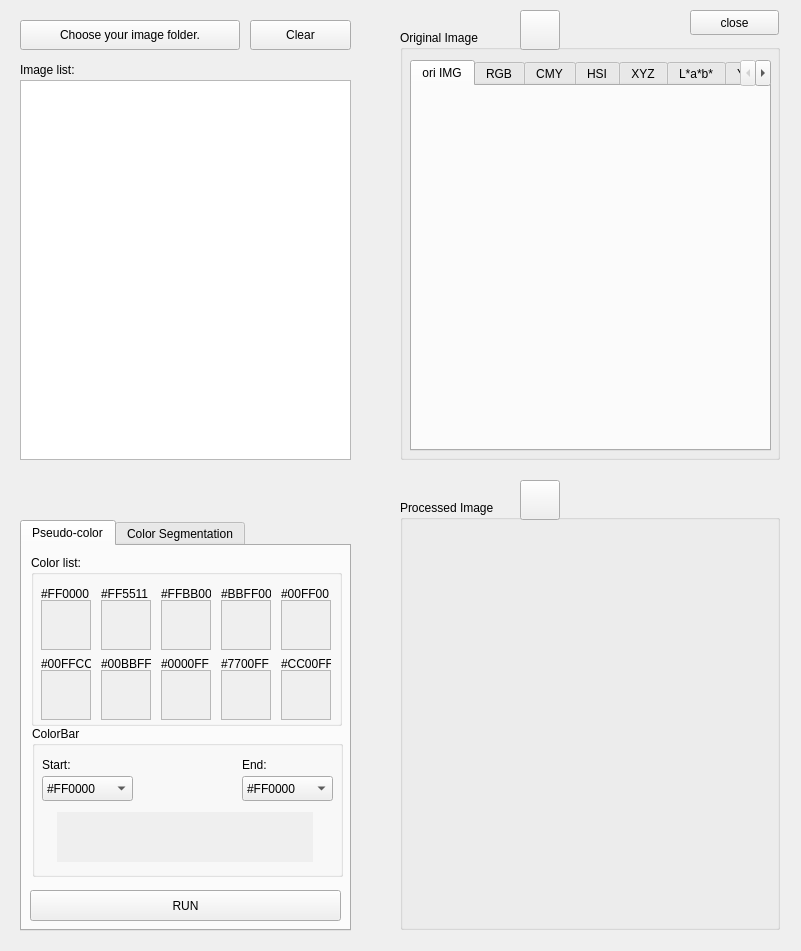
<?xml version="1.0" encoding="UTF-8"?>
<ui version="4.0">
 <class>Widget</class>
 <widget class="QWidget" name="Widget">
  <property name="geometry">
   <rect>
    <x>0</x>
    <y>0</y>
    <width>801</width>
    <height>951</height>
   </rect>
  </property>
  <property name="windowTitle">
   <string>Widget</string>
  </property>
  <widget class="QPushButton" name="pushButton_2">
   <property name="geometry">
    <rect>
     <x>690</x>
     <y>10</y>
     <width>89</width>
     <height>25</height>
    </rect>
   </property>
   <property name="text">
    <string>close</string>
   </property>
  </widget>
  <widget class="QPushButton" name="pushButton_Clear">
   <property name="geometry">
    <rect>
     <x>250</x>
     <y>20</y>
     <width>101</width>
     <height>30</height>
    </rect>
   </property>
   <property name="text">
    <string>Clear</string>
   </property>
  </widget>
  <widget class="QListWidget" name="listWidget_ImageList">
   <property name="geometry">
    <rect>
     <x>20</x>
     <y>80</y>
     <width>331</width>
     <height>380</height>
    </rect>
   </property>
  </widget>
  <widget class="QPushButton" name="pushButton_ChooseFolder">
   <property name="geometry">
    <rect>
     <x>20</x>
     <y>20</y>
     <width>220</width>
     <height>30</height>
    </rect>
   </property>
   <property name="text">
    <string>Choose your image folder.</string>
   </property>
  </widget>
  <widget class="QLabel" name="label_ImageList">
   <property name="geometry">
    <rect>
     <x>20</x>
     <y>60</y>
     <width>220</width>
     <height>20</height>
    </rect>
   </property>
   <property name="text">
    <string>Image list:</string>
   </property>
  </widget>
  <widget class="QGroupBox" name="groupBox_OriImg">
   <property name="geometry">
    <rect>
     <x>400</x>
     <y>30</y>
     <width>380</width>
     <height>430</height>
    </rect>
   </property>
   <property name="title">
    <string>Original Image</string>
   </property>
   <widget class="QTabWidget" name="tabWidget_2">
    <property name="geometry">
     <rect>
      <x>10</x>
      <y>30</y>
      <width>361</width>
      <height>391</height>
     </rect>
    </property>
    <property name="currentIndex">
     <number>0</number>
    </property>
    <widget class="QWidget" name="tab_OriImg">
     <attribute name="title">
      <string>ori IMG</string>
     </attribute>
     <widget class="QLabel" name="label_OriImg">
      <property name="geometry">
       <rect>
        <x>3</x>
        <y>5</y>
        <width>350</width>
        <height>350</height>
       </rect>
      </property>
      <property name="text">
       <string/>
      </property>
     </widget>
    </widget>
    <widget class="QWidget" name="tab_RGB">
     <attribute name="title">
      <string>RGB</string>
     </attribute>
     <widget class="QTabWidget" name="tabWidget_RGB">
      <property name="geometry">
       <rect>
        <x>10</x>
        <y>10</y>
        <width>340</width>
        <height>340</height>
       </rect>
      </property>
      <property name="currentIndex">
       <number>0</number>
      </property>
      <widget class="QWidget" name="tab_RGB_R">
       <attribute name="title">
        <string>R</string>
       </attribute>
       <widget class="QLabel" name="label_RGB_R">
        <property name="geometry">
         <rect>
          <x>15</x>
          <y>5</y>
          <width>300</width>
          <height>300</height>
         </rect>
        </property>
        <property name="text">
         <string/>
        </property>
       </widget>
      </widget>
      <widget class="QWidget" name="tab_RGB_G">
       <attribute name="title">
        <string>G</string>
       </attribute>
       <widget class="QLabel" name="label_RGB_G">
        <property name="geometry">
         <rect>
          <x>15</x>
          <y>5</y>
          <width>300</width>
          <height>300</height>
         </rect>
        </property>
        <property name="text">
         <string/>
        </property>
       </widget>
      </widget>
      <widget class="QWidget" name="tab_RGB_B">
       <attribute name="title">
        <string>B</string>
       </attribute>
       <widget class="QLabel" name="label_RGB_B">
        <property name="geometry">
         <rect>
          <x>15</x>
          <y>5</y>
          <width>300</width>
          <height>300</height>
         </rect>
        </property>
        <property name="text">
         <string/>
        </property>
       </widget>
      </widget>
     </widget>
    </widget>
    <widget class="QWidget" name="tab_CMY">
     <attribute name="title">
      <string>CMY</string>
     </attribute>
     <widget class="QTabWidget" name="tabWidget_CMY">
      <property name="geometry">
       <rect>
        <x>10</x>
        <y>10</y>
        <width>340</width>
        <height>340</height>
       </rect>
      </property>
      <property name="currentIndex">
       <number>0</number>
      </property>
      <widget class="QWidget" name="tab_CMY_C">
       <attribute name="title">
        <string>C</string>
       </attribute>
       <widget class="QLabel" name="label_CMY_C">
        <property name="geometry">
         <rect>
          <x>15</x>
          <y>5</y>
          <width>300</width>
          <height>300</height>
         </rect>
        </property>
        <property name="text">
         <string/>
        </property>
       </widget>
      </widget>
      <widget class="QWidget" name="tab_CMY_M">
       <attribute name="title">
        <string>M</string>
       </attribute>
       <widget class="QLabel" name="label_CMY_M">
        <property name="geometry">
         <rect>
          <x>15</x>
          <y>5</y>
          <width>300</width>
          <height>300</height>
         </rect>
        </property>
        <property name="text">
         <string/>
        </property>
       </widget>
      </widget>
      <widget class="QWidget" name="tab_CMY_Y">
       <attribute name="title">
        <string>Y</string>
       </attribute>
       <widget class="QLabel" name="label_CMY_Y">
        <property name="geometry">
         <rect>
          <x>15</x>
          <y>5</y>
          <width>300</width>
          <height>300</height>
         </rect>
        </property>
        <property name="text">
         <string/>
        </property>
       </widget>
      </widget>
     </widget>
    </widget>
    <widget class="QWidget" name="tab_HSI">
     <attribute name="title">
      <string>HSI</string>
     </attribute>
     <widget class="QTabWidget" name="tabWidget_HSI">
      <property name="geometry">
       <rect>
        <x>10</x>
        <y>10</y>
        <width>340</width>
        <height>340</height>
       </rect>
      </property>
      <property name="currentIndex">
       <number>0</number>
      </property>
      <widget class="QWidget" name="tab_HSI_H">
       <attribute name="title">
        <string>H</string>
       </attribute>
       <widget class="QLabel" name="label_HSI_H">
        <property name="geometry">
         <rect>
          <x>15</x>
          <y>5</y>
          <width>300</width>
          <height>300</height>
         </rect>
        </property>
        <property name="text">
         <string/>
        </property>
       </widget>
      </widget>
      <widget class="QWidget" name="tab_HSI_S">
       <attribute name="title">
        <string>S</string>
       </attribute>
       <widget class="QLabel" name="label_HSI_S">
        <property name="geometry">
         <rect>
          <x>15</x>
          <y>5</y>
          <width>300</width>
          <height>300</height>
         </rect>
        </property>
        <property name="text">
         <string/>
        </property>
       </widget>
      </widget>
      <widget class="QWidget" name="tab_HSI_I">
       <attribute name="title">
        <string>I</string>
       </attribute>
       <widget class="QLabel" name="label_HSI_I">
        <property name="geometry">
         <rect>
          <x>15</x>
          <y>5</y>
          <width>300</width>
          <height>300</height>
         </rect>
        </property>
        <property name="text">
         <string/>
        </property>
       </widget>
      </widget>
     </widget>
    </widget>
    <widget class="QWidget" name="tab_XYZ">
     <attribute name="title">
      <string>XYZ</string>
     </attribute>
     <widget class="QTabWidget" name="tabWidget_XYZ">
      <property name="geometry">
       <rect>
        <x>10</x>
        <y>10</y>
        <width>340</width>
        <height>340</height>
       </rect>
      </property>
      <property name="currentIndex">
       <number>0</number>
      </property>
      <widget class="QWidget" name="tab_XYZ_x">
       <attribute name="title">
        <string>x</string>
       </attribute>
       <widget class="QLabel" name="label_XYZ_x">
        <property name="geometry">
         <rect>
          <x>15</x>
          <y>5</y>
          <width>300</width>
          <height>300</height>
         </rect>
        </property>
        <property name="text">
         <string/>
        </property>
       </widget>
      </widget>
      <widget class="QWidget" name="tab_XYZ_y">
       <attribute name="title">
        <string>y</string>
       </attribute>
       <widget class="QLabel" name="label_XYZ_y">
        <property name="geometry">
         <rect>
          <x>15</x>
          <y>5</y>
          <width>300</width>
          <height>300</height>
         </rect>
        </property>
        <property name="text">
         <string/>
        </property>
       </widget>
      </widget>
      <widget class="QWidget" name="tab_XYZ_z">
       <attribute name="title">
        <string>z</string>
       </attribute>
       <widget class="QLabel" name="label_XYZ_z">
        <property name="geometry">
         <rect>
          <x>15</x>
          <y>5</y>
          <width>300</width>
          <height>300</height>
         </rect>
        </property>
        <property name="text">
         <string/>
        </property>
       </widget>
      </widget>
     </widget>
    </widget>
    <widget class="QWidget" name="tab_Lab">
     <attribute name="title">
      <string>L*a*b*</string>
     </attribute>
     <widget class="QTabWidget" name="tabWidget_Lab">
      <property name="geometry">
       <rect>
        <x>10</x>
        <y>10</y>
        <width>340</width>
        <height>340</height>
       </rect>
      </property>
      <property name="currentIndex">
       <number>0</number>
      </property>
      <widget class="QWidget" name="tab_Lab_L">
       <attribute name="title">
        <string>L*</string>
       </attribute>
       <widget class="QLabel" name="label_Lab_L">
        <property name="geometry">
         <rect>
          <x>15</x>
          <y>5</y>
          <width>300</width>
          <height>300</height>
         </rect>
        </property>
        <property name="text">
         <string/>
        </property>
       </widget>
      </widget>
      <widget class="QWidget" name="tab_Lab_A">
       <attribute name="title">
        <string>a*</string>
       </attribute>
       <widget class="QLabel" name="label_Lab_A">
        <property name="geometry">
         <rect>
          <x>15</x>
          <y>5</y>
          <width>300</width>
          <height>300</height>
         </rect>
        </property>
        <property name="text">
         <string/>
        </property>
       </widget>
      </widget>
      <widget class="QWidget" name="tab_Lab_B">
       <attribute name="title">
        <string>b*</string>
       </attribute>
       <widget class="QLabel" name="label_Lab_B">
        <property name="geometry">
         <rect>
          <x>15</x>
          <y>5</y>
          <width>300</width>
          <height>300</height>
         </rect>
        </property>
        <property name="text">
         <string/>
        </property>
       </widget>
      </widget>
     </widget>
    </widget>
    <widget class="QWidget" name="tab_YUV">
     <attribute name="title">
      <string>YUV</string>
     </attribute>
     <widget class="QTabWidget" name="tabWidget_YUV">
      <property name="geometry">
       <rect>
        <x>10</x>
        <y>10</y>
        <width>340</width>
        <height>340</height>
       </rect>
      </property>
      <property name="currentIndex">
       <number>0</number>
      </property>
      <widget class="QWidget" name="tab_YUV_Y">
       <attribute name="title">
        <string>Y</string>
       </attribute>
       <widget class="QLabel" name="label_YUV_Y">
        <property name="geometry">
         <rect>
          <x>15</x>
          <y>5</y>
          <width>300</width>
          <height>300</height>
         </rect>
        </property>
        <property name="text">
         <string/>
        </property>
       </widget>
      </widget>
      <widget class="QWidget" name="tab_YUV_U">
       <attribute name="title">
        <string>U</string>
       </attribute>
       <widget class="QLabel" name="label_YUV_U">
        <property name="geometry">
         <rect>
          <x>15</x>
          <y>5</y>
          <width>300</width>
          <height>300</height>
         </rect>
        </property>
        <property name="text">
         <string/>
        </property>
       </widget>
      </widget>
      <widget class="QWidget" name="tab_YUV_V">
       <attribute name="title">
        <string>V</string>
       </attribute>
       <widget class="QLabel" name="label_YUV_V">
        <property name="geometry">
         <rect>
          <x>15</x>
          <y>5</y>
          <width>300</width>
          <height>300</height>
         </rect>
        </property>
        <property name="text">
         <string/>
        </property>
       </widget>
      </widget>
     </widget>
    </widget>
   </widget>
  </widget>
  <widget class="QGroupBox" name="groupBox_ProImg">
   <property name="geometry">
    <rect>
     <x>400</x>
     <y>500</y>
     <width>380</width>
     <height>430</height>
    </rect>
   </property>
   <property name="title">
    <string>Processed Image</string>
   </property>
   <widget class="QLabel" name="label_ProImg">
    <property name="geometry">
     <rect>
      <x>30</x>
      <y>80</y>
      <width>320</width>
      <height>320</height>
     </rect>
    </property>
    <property name="text">
     <string/>
    </property>
   </widget>
  </widget>
  <widget class="QTabWidget" name="tabWidget_func">
   <property name="geometry">
    <rect>
     <x>20</x>
     <y>520</y>
     <width>331</width>
     <height>411</height>
    </rect>
   </property>
   <property name="currentIndex">
    <number>0</number>
   </property>
   <widget class="QWidget" name="tab">
    <attribute name="title">
     <string>Pseudo-color</string>
    </attribute>
    <widget class="QGroupBox" name="groupBox">
     <property name="geometry">
      <rect>
       <x>9</x>
       <y>9</y>
       <width>311</width>
       <height>171</height>
      </rect>
     </property>
     <property name="title">
      <string>Color list:</string>
     </property>
     <widget class="QLabel" name="label_c1">
      <property name="geometry">
       <rect>
        <x>10</x>
        <y>45</y>
        <width>50</width>
        <height>50</height>
       </rect>
      </property>
      <property name="autoFillBackground">
       <bool>true</bool>
      </property>
      <property name="frameShape">
       <enum>QFrame::StyledPanel</enum>
      </property>
      <property name="text">
       <string/>
      </property>
     </widget>
     <widget class="QLabel" name="label_c2">
      <property name="geometry">
       <rect>
        <x>70</x>
        <y>45</y>
        <width>50</width>
        <height>50</height>
       </rect>
      </property>
      <property name="autoFillBackground">
       <bool>true</bool>
      </property>
      <property name="frameShape">
       <enum>QFrame::StyledPanel</enum>
      </property>
      <property name="text">
       <string/>
      </property>
     </widget>
     <widget class="QLabel" name="label_c4">
      <property name="geometry">
       <rect>
        <x>190</x>
        <y>45</y>
        <width>50</width>
        <height>50</height>
       </rect>
      </property>
      <property name="autoFillBackground">
       <bool>true</bool>
      </property>
      <property name="frameShape">
       <enum>QFrame::StyledPanel</enum>
      </property>
      <property name="text">
       <string/>
      </property>
     </widget>
     <widget class="QLabel" name="label_c3">
      <property name="geometry">
       <rect>
        <x>130</x>
        <y>45</y>
        <width>50</width>
        <height>50</height>
       </rect>
      </property>
      <property name="autoFillBackground">
       <bool>true</bool>
      </property>
      <property name="frameShape">
       <enum>QFrame::StyledPanel</enum>
      </property>
      <property name="text">
       <string/>
      </property>
     </widget>
     <widget class="QLabel" name="label_c5">
      <property name="geometry">
       <rect>
        <x>250</x>
        <y>45</y>
        <width>50</width>
        <height>50</height>
       </rect>
      </property>
      <property name="autoFillBackground">
       <bool>true</bool>
      </property>
      <property name="frameShape">
       <enum>QFrame::StyledPanel</enum>
      </property>
      <property name="text">
       <string/>
      </property>
     </widget>
     <widget class="QLabel" name="label_c6">
      <property name="geometry">
       <rect>
        <x>10</x>
        <y>115</y>
        <width>50</width>
        <height>50</height>
       </rect>
      </property>
      <property name="autoFillBackground">
       <bool>true</bool>
      </property>
      <property name="frameShape">
       <enum>QFrame::StyledPanel</enum>
      </property>
      <property name="text">
       <string/>
      </property>
     </widget>
     <widget class="QLabel" name="label_c7">
      <property name="geometry">
       <rect>
        <x>70</x>
        <y>115</y>
        <width>50</width>
        <height>50</height>
       </rect>
      </property>
      <property name="autoFillBackground">
       <bool>true</bool>
      </property>
      <property name="frameShape">
       <enum>QFrame::StyledPanel</enum>
      </property>
      <property name="text">
       <string/>
      </property>
     </widget>
     <widget class="QLabel" name="label_c9">
      <property name="geometry">
       <rect>
        <x>190</x>
        <y>115</y>
        <width>50</width>
        <height>50</height>
       </rect>
      </property>
      <property name="autoFillBackground">
       <bool>true</bool>
      </property>
      <property name="frameShape">
       <enum>QFrame::StyledPanel</enum>
      </property>
      <property name="text">
       <string/>
      </property>
     </widget>
     <widget class="QLabel" name="label_c10">
      <property name="geometry">
       <rect>
        <x>250</x>
        <y>115</y>
        <width>50</width>
        <height>50</height>
       </rect>
      </property>
      <property name="autoFillBackground">
       <bool>true</bool>
      </property>
      <property name="frameShape">
       <enum>QFrame::StyledPanel</enum>
      </property>
      <property name="text">
       <string/>
      </property>
     </widget>
     <widget class="QLabel" name="label_c8">
      <property name="geometry">
       <rect>
        <x>130</x>
        <y>115</y>
        <width>50</width>
        <height>50</height>
       </rect>
      </property>
      <property name="autoFillBackground">
       <bool>true</bool>
      </property>
      <property name="frameShape">
       <enum>QFrame::StyledPanel</enum>
      </property>
      <property name="text">
       <string/>
      </property>
     </widget>
     <widget class="QLabel" name="label_11">
      <property name="geometry">
       <rect>
        <x>10</x>
        <y>30</y>
        <width>50</width>
        <height>17</height>
       </rect>
      </property>
      <property name="font">
       <font>
        <pointsize>9</pointsize>
       </font>
      </property>
      <property name="text">
       <string>#FF0000</string>
      </property>
     </widget>
     <widget class="QLabel" name="label_12">
      <property name="geometry">
       <rect>
        <x>70</x>
        <y>30</y>
        <width>50</width>
        <height>17</height>
       </rect>
      </property>
      <property name="font">
       <font>
        <pointsize>9</pointsize>
       </font>
      </property>
      <property name="text">
       <string>#FF5511</string>
      </property>
     </widget>
     <widget class="QLabel" name="label_13">
      <property name="geometry">
       <rect>
        <x>130</x>
        <y>30</y>
        <width>50</width>
        <height>17</height>
       </rect>
      </property>
      <property name="font">
       <font>
        <pointsize>9</pointsize>
       </font>
      </property>
      <property name="text">
       <string>#FFBB00</string>
      </property>
     </widget>
     <widget class="QLabel" name="label_14">
      <property name="geometry">
       <rect>
        <x>190</x>
        <y>30</y>
        <width>50</width>
        <height>17</height>
       </rect>
      </property>
      <property name="font">
       <font>
        <pointsize>9</pointsize>
       </font>
      </property>
      <property name="text">
       <string>#BBFF00</string>
      </property>
     </widget>
     <widget class="QLabel" name="label_15">
      <property name="geometry">
       <rect>
        <x>250</x>
        <y>30</y>
        <width>50</width>
        <height>17</height>
       </rect>
      </property>
      <property name="font">
       <font>
        <pointsize>9</pointsize>
       </font>
      </property>
      <property name="text">
       <string>#00FF00</string>
      </property>
     </widget>
     <widget class="QLabel" name="label_16">
      <property name="geometry">
       <rect>
        <x>250</x>
        <y>100</y>
        <width>50</width>
        <height>17</height>
       </rect>
      </property>
      <property name="font">
       <font>
        <pointsize>9</pointsize>
       </font>
      </property>
      <property name="text">
       <string>#CC00FF</string>
      </property>
     </widget>
     <widget class="QLabel" name="label_17">
      <property name="geometry">
       <rect>
        <x>70</x>
        <y>100</y>
        <width>50</width>
        <height>17</height>
       </rect>
      </property>
      <property name="font">
       <font>
        <pointsize>9</pointsize>
       </font>
      </property>
      <property name="text">
       <string>#00BBFF</string>
      </property>
     </widget>
     <widget class="QLabel" name="label_18">
      <property name="geometry">
       <rect>
        <x>10</x>
        <y>100</y>
        <width>50</width>
        <height>17</height>
       </rect>
      </property>
      <property name="font">
       <font>
        <pointsize>9</pointsize>
       </font>
      </property>
      <property name="text">
       <string>#00FFCC</string>
      </property>
     </widget>
     <widget class="QLabel" name="label_19">
      <property name="geometry">
       <rect>
        <x>190</x>
        <y>100</y>
        <width>50</width>
        <height>17</height>
       </rect>
      </property>
      <property name="font">
       <font>
        <pointsize>9</pointsize>
       </font>
      </property>
      <property name="text">
       <string>#7700FF</string>
      </property>
     </widget>
     <widget class="QLabel" name="label_20">
      <property name="geometry">
       <rect>
        <x>130</x>
        <y>100</y>
        <width>50</width>
        <height>17</height>
       </rect>
      </property>
      <property name="font">
       <font>
        <pointsize>9</pointsize>
       </font>
      </property>
      <property name="text">
       <string>#0000FF</string>
      </property>
     </widget>
    </widget>
    <widget class="QGroupBox" name="groupBox_ColorBar">
     <property name="geometry">
      <rect>
       <x>10</x>
       <y>180</y>
       <width>311</width>
       <height>151</height>
      </rect>
     </property>
     <property name="title">
      <string>ColorBar</string>
     </property>
     <widget class="QComboBox" name="comboBox_start">
      <property name="geometry">
       <rect>
        <x>10</x>
        <y>50</y>
        <width>91</width>
        <height>25</height>
       </rect>
      </property>
      <item>
       <property name="text">
        <string>#FF0000</string>
       </property>
      </item>
      <item>
       <property name="text">
        <string>#FF5511</string>
       </property>
      </item>
      <item>
       <property name="text">
        <string>#FFBB00</string>
       </property>
      </item>
      <item>
       <property name="text">
        <string>#BBFF00</string>
       </property>
      </item>
      <item>
       <property name="text">
        <string>#00FF00</string>
       </property>
      </item>
      <item>
       <property name="text">
        <string>#00FFCC</string>
       </property>
      </item>
      <item>
       <property name="text">
        <string>#00BBFF</string>
       </property>
      </item>
      <item>
       <property name="text">
        <string>#0000FF</string>
       </property>
      </item>
      <item>
       <property name="text">
        <string>#7700FF</string>
       </property>
      </item>
      <item>
       <property name="text">
        <string>#CC00FF</string>
       </property>
      </item>
     </widget>
     <widget class="QLabel" name="label_start">
      <property name="geometry">
       <rect>
        <x>10</x>
        <y>30</y>
        <width>91</width>
        <height>17</height>
       </rect>
      </property>
      <property name="text">
       <string>Start:</string>
      </property>
     </widget>
     <widget class="QLabel" name="label_end">
      <property name="geometry">
       <rect>
        <x>210</x>
        <y>30</y>
        <width>91</width>
        <height>17</height>
       </rect>
      </property>
      <property name="text">
       <string>End:</string>
      </property>
     </widget>
     <widget class="QComboBox" name="comboBox_end">
      <property name="geometry">
       <rect>
        <x>210</x>
        <y>50</y>
        <width>91</width>
        <height>25</height>
       </rect>
      </property>
      <item>
       <property name="text">
        <string>#FF0000</string>
       </property>
      </item>
      <item>
       <property name="text">
        <string>#FF5511</string>
       </property>
      </item>
      <item>
       <property name="text">
        <string>#FFBB00</string>
       </property>
      </item>
      <item>
       <property name="text">
        <string>#BBFF00</string>
       </property>
      </item>
      <item>
       <property name="text">
        <string>#00FF00</string>
       </property>
      </item>
      <item>
       <property name="text">
        <string>#00FFCC</string>
       </property>
      </item>
      <item>
       <property name="text">
        <string>#00BBFF</string>
       </property>
      </item>
      <item>
       <property name="text">
        <string>#0000FF</string>
       </property>
      </item>
      <item>
       <property name="text">
        <string>#7700FF</string>
       </property>
      </item>
      <item>
       <property name="text">
        <string>#CC00FF</string>
       </property>
      </item>
     </widget>
     <widget class="QLabel" name="label_colorbar">
      <property name="geometry">
       <rect>
        <x>25</x>
        <y>86</y>
        <width>256</width>
        <height>50</height>
       </rect>
      </property>
      <property name="autoFillBackground">
       <bool>true</bool>
      </property>
      <property name="text">
       <string/>
      </property>
     </widget>
    </widget>
    <widget class="QPushButton" name="pushButton_pseudoColor_run">
     <property name="geometry">
      <rect>
       <x>8</x>
       <y>344</y>
       <width>311</width>
       <height>31</height>
      </rect>
     </property>
     <property name="text">
      <string>RUN</string>
     </property>
    </widget>
   </widget>
   <widget class="QWidget" name="tab_ColorSeg">
    <attribute name="title">
     <string>Color Segmentation</string>
    </attribute>
    <widget class="QGroupBox" name="groupBox_ColorSeg_planes">
     <property name="geometry">
      <rect>
       <x>10</x>
       <y>10</y>
       <width>291</width>
       <height>80</height>
      </rect>
     </property>
     <property name="title">
      <string>Planes</string>
     </property>
     <widget class="QRadioButton" name="radioButton_ColorSeg_planes_hsi">
      <property name="geometry">
       <rect>
        <x>100</x>
        <y>40</y>
        <width>60</width>
        <height>23</height>
       </rect>
      </property>
      <property name="text">
       <string>HSI</string>
      </property>
     </widget>
     <widget class="QRadioButton" name="radioButton_ColorSeg_planes_RGB">
      <property name="geometry">
       <rect>
        <x>10</x>
        <y>40</y>
        <width>60</width>
        <height>23</height>
       </rect>
      </property>
      <property name="text">
       <string>RGB</string>
      </property>
      <property name="checked">
       <bool>true</bool>
      </property>
     </widget>
     <widget class="QRadioButton" name="radioButton_ColorSeg_planes_lab">
      <property name="geometry">
       <rect>
        <x>190</x>
        <y>40</y>
        <width>70</width>
        <height>23</height>
       </rect>
      </property>
      <property name="text">
       <string>L*a*b*</string>
      </property>
     </widget>
    </widget>
    <widget class="QGroupBox" name="groupBox_ColorSeg_k">
     <property name="geometry">
      <rect>
       <x>10</x>
       <y>100</y>
       <width>291</width>
       <height>101</height>
      </rect>
     </property>
     <property name="title">
      <string>K</string>
     </property>
     <widget class="QSlider" name="horizontalSlider_ColorSeg_k">
      <property name="geometry">
       <rect>
        <x>10</x>
        <y>30</y>
        <width>271</width>
        <height>16</height>
       </rect>
      </property>
      <property name="minimum">
       <number>2</number>
      </property>
      <property name="maximum">
       <number>8</number>
      </property>
      <property name="pageStep">
       <number>1</number>
      </property>
      <property name="orientation">
       <enum>Qt::Horizontal</enum>
      </property>
     </widget>
     <widget class="QLCDNumber" name="lcdNumber">
      <property name="geometry">
       <rect>
        <x>253</x>
        <y>50</y>
        <width>31</width>
        <height>41</height>
       </rect>
      </property>
      <property name="digitCount">
       <number>1</number>
      </property>
      <property name="value" stdset="0">
       <double>2.000000000000000</double>
      </property>
     </widget>
    </widget>
    <widget class="QPushButton" name="pushButton_ColorSeg">
     <property name="geometry">
      <rect>
       <x>18</x>
       <y>224</y>
       <width>281</width>
       <height>131</height>
      </rect>
     </property>
     <property name="text">
      <string>run</string>
     </property>
    </widget>
   </widget>
  </widget>
  <widget class="QPushButton" name="pushButton_OriImg_store">
   <property name="geometry">
    <rect>
     <x>520</x>
     <y>10</y>
     <width>40</width>
     <height>40</height>
    </rect>
   </property>
   <property name="text">
    <string/>
   </property>
   <property name="icon">
    <iconset>
     <normaloff>../../C1HW04-2018/img/storage.png</normaloff>../../C1HW04-2018/img/storage.png</iconset>
   </property>
   <property name="iconSize">
    <size>
     <width>50</width>
     <height>50</height>
    </size>
   </property>
  </widget>
  <widget class="QPushButton" name="pushButton_ProImg_store">
   <property name="geometry">
    <rect>
     <x>520</x>
     <y>480</y>
     <width>40</width>
     <height>40</height>
    </rect>
   </property>
   <property name="text">
    <string/>
   </property>
   <property name="icon">
    <iconset>
     <normaloff>../../C1HW04-2018/img/storage.png</normaloff>../../C1HW04-2018/img/storage.png</iconset>
   </property>
   <property name="iconSize">
    <size>
     <width>50</width>
     <height>50</height>
    </size>
   </property>
  </widget>
 </widget>
 <layoutdefault spacing="6" margin="11"/>
 <resources/>
 <connections/>
</ui>
